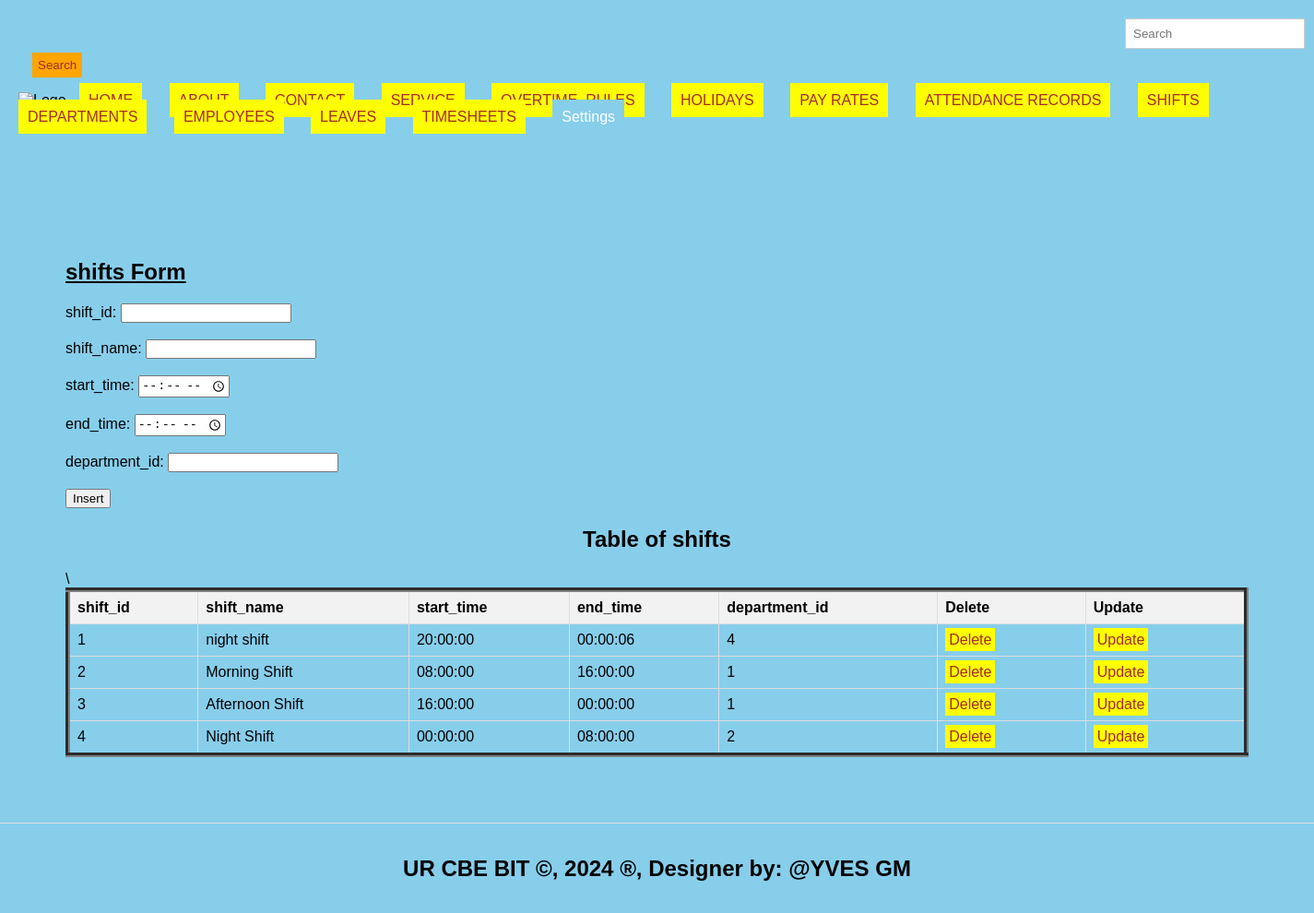
Screenshot of /shifts.php with the database file from the repository.
### tables this page shows
CREATE TABLE `shifts` (
  `shift_id` int(11) NOT NULL,
  `shift_name` varchar(100) DEFAULT NULL,
  `start_time` time DEFAULT NULL,
  `end_time` time DEFAULT NULL,
  `department_id` int(11) DEFAULT NULL
);

### shifts.php (the view, shortened to what this page needs)
<!DOCTYPE html>
<html lang="en">
<head>
  <link rel="stylesheet" type="text/css" href="style.css" title="style 1" media="screen, tv, projection, handheld, print"/>
  <header>
<body bgcolor="skyblue">
  <form class="d-flex" role="search" action="search.php">
      <input class="form-control me-2" type="search" placeholder="Search" aria-label="Search" name="query">
      <button class="btn btn-outline-success" type="submit">Search</button>
    </form>
  <ul style="list-style-type: none; padding: 0;">
    <li style="display: inline; margin-right: 10px;">
  </li>
    <li style="display: inline; margin-right: 10px;"><a href="./home.html">HOME</a>
  </li>
    <li style="display: inline; margin-right: 10px;"><a href="./about.html">ABOUT</a>
  </li>
    <li style="display: inline; margin-right: 10px;"><a href="./contact.html">CONTACT</a>
  </li>
    <li style="display: inline; margin-right: 10px;"><a href="./Service.html">SERVICE</a>
  </li>
    <li style="display: inline; margin-right: 10px;"><a href="./overtime_rules.php">OVERTIME_RULES</a>
  </li>
    <li style="display: inline; margin-right: 10px;"><a href="./holidays.php">HOLIDAYS</a>
  </li>
    <li style="display: inline; margin-right: 10px;"><a href="./pay_rates.php">PAY RATES</a>
  </li>
    <li style="display: inline; margin-right: 10px;"><a href="./attendance_records.php">ATTENDANCE RECORDS</a>
  </li>
    <li style="display: inline; margin-right: 10px;"><a href="./shifts.php">SHIFTS</a>
  </li>
    <li style="display: inline; margin-right: 10px;"><a href="./departments.php">DEPARTMENTS</a>
  </li>
    <li style="display: inline; margin-right: 10px;"><a href="./employees.php">EMPLOYEES</a>
  </li>
  <li style="display: inline; margin-right: 10px;"><a href="./leaves.php">LEAVES</a>
  </li>
  <li style="display: inline; margin-right: 10px;"><a href="./timesheets.php">TIMESHEETS</a>
  </li>
    <li class="dropdown" style="display: inline; margin-right: 10px;">
      <a href="#" style="padding: 10px; color: white; background-color: skyblue; text-decoration: none; margin-right: 15px;">Settings</a>
    </li><br><br>
  </ul>
</header>
<section>
    <h1><u> shifts Form </u></h1>
    <form method="post" onsubmit="return confirmInsert();">
        <label for="sid">shift_id:</label>
        <input type="number" id="sid" name="sid"><br><br>
        <label for="sn">shift_name:</label>
        <input type="text" id="sn" name="sn"><br><br>
        <label for="st">start_time:</label>
        <input type="time" id="st" name="st" required><br><br>
        <label for="et">end_time:</label>
        <input type="time" id="et" name="et" required><br><br>
        <label for="did">department_id:</label>
        <input type="number" id="did" name="did" required><br><br>
        <input type="submit" name="add" value="Insert">
    </form>
<!DOCTYPE html>
<html>
<head>
</head>
<body>
    <center><h2>Table of shifts</h2></center>
    <table border="5">
        <tr>
            <th>shift_id</th>
            <th>shift_name</th>
            <th>start_time</th>
            <th>end_time</th>
<th>department_id</th>\
            <th>Delete</th>
            <th>Update</th>
        </tr>
        <?php
      include('database_connection.php');
        $sql = "SELECT * FROM shifts";
        $result = $connection->query($sql);
        if ($result->num_rows > 0) {
            while ($row = $result->fetch_assoc()) {
                $sid = $row['shift_id'];
                echo "<tr>
                    <td>" . $row['shift_id'] . "</td>
                    <td>" . $row['shift_name'] . "</td>
                    <td>" . $row['start_time'] . "</td>
                    <td>" . $row['end_time'] . "</td>
                   <td>" . $row['department_id'] . "</td>
                    <td><a style='padding:4px' href='delete_shifts.php?shift_id=$sid'>Delete</a></td>
                    <td><a style='padding:4px' href='update_shifts.php?shift_id=$sid'>Update</a></td>
                </tr>";
            }
        } else {
            echo "<tr><td colspan='6'>No data found</td></tr>";
        }
        ?>
    </table>
</body>
    </section>
<footer>
  <center>
    <marquee behavior='alternate'>
    <b><h2>UR CBE BIT &copy, 2024 &reg, Designer by: @YVES GM</h2></b>
  </marquee>
  </center>
</footer>
</body>
</html>

### style.css (style rules this page uses)
body { font-family: Arial, sans-serif; margin: 0; padding: 0; }
.form-control { padding: 8px; margin-left: 4px; border: 1px solid #ccc; }
.btn { padding: 6px; background-color: orange; color: brown; border: none; }
.dropdown { position: relative; display: inline; margin-right: 10px; }
body { font-family: Arial,sans-serif; margin:0; padding:0; }
header { background-color:skyblue; padding: 20px; }
.dropdown { position: right; display:right; direction:rtl; }
section { padding:28px; border-bottom: 1px solid #ddd; }
footer { text-align: center; padding: 15px; background-color:skyblue; }

### shifts.php (style rules this page uses)
a { padding: 10px; color: white; background-color: yellow; text-decoration: none; margin-right: 15px; }
a:link { color: brown; }
button.btn { margin-left: 15px; margin-top: 4px; }
input.form-control { margin-left: 1200px; padding: 8px; }
header { background-color:skyblue; }
section { padding:71px; border-bottom: 1px solid #ddd; }
footer { text-align: center; padding: 15px; background-color:skyblue; }
table { width: 100%; border-collapse: collapse; }
th, td { border: 1px solid #ddd; padding: 8px; text-align: left; }
th { background-color: #f2f2f2; }

### rows the page displays
shifts: shift_id "1", shift_name "night shift", start_time "20:00:00", end_time "00:00:06", department "4"
shifts: shift_id "2", shift_name "Morning Shift", start_time "08:00:00", end_time "16:00:00", department "1"
shifts: shift_id "3", shift_name "Afternoon Shift", start_time "16:00:00", end_time "00:00:00", department "1"
shifts: shift_id "4", shift_name "Night Shift", start_time "00:00:00", end_time "08:00:00", department "2"
